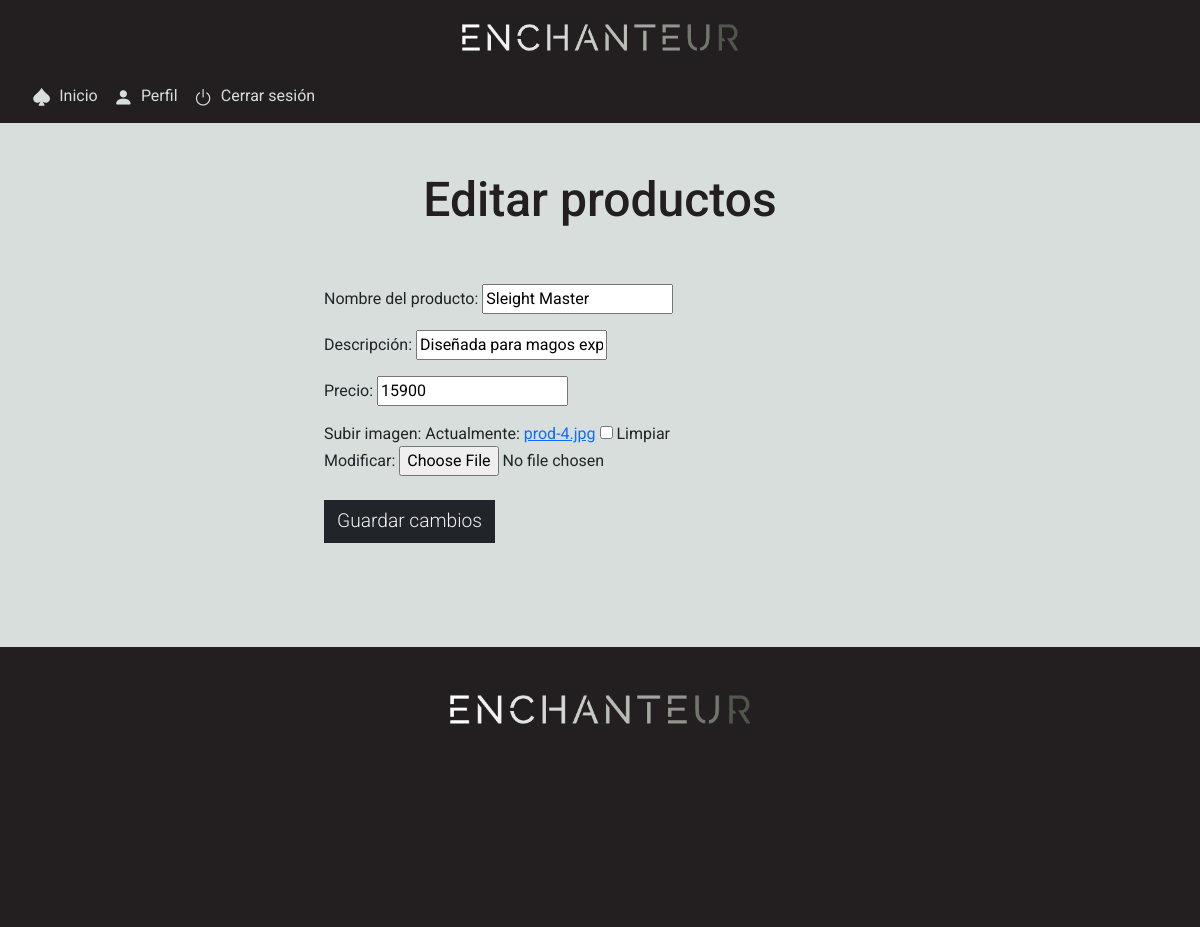
Page /editProduct/3 on the earlier database version.
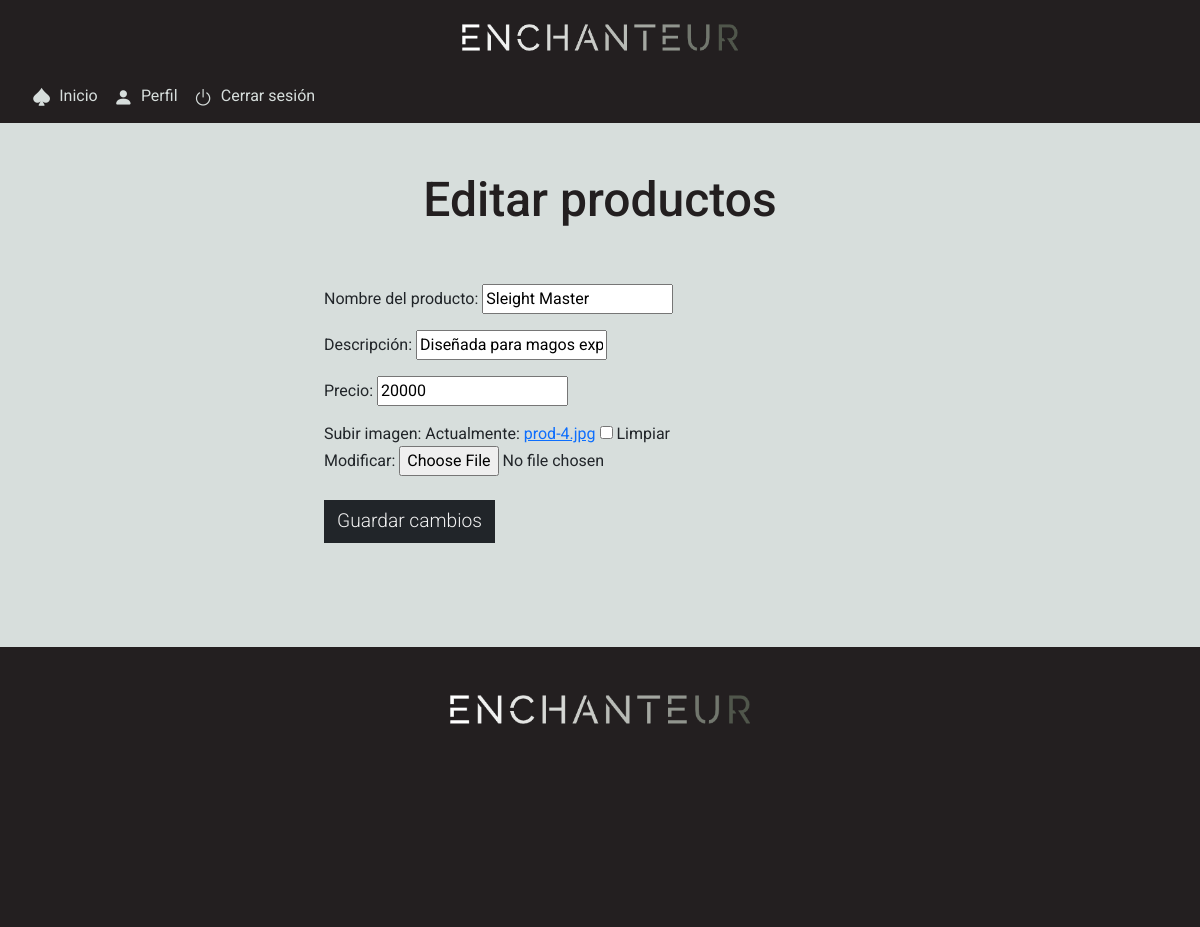
Same page on the later database version.
### store/models.py (models this page shows, shortened)
class Product(models.Model):
    name = models.CharField(max_length = 200, null=True)
    description = models.CharField(max_length = 200, null=True)
    price = models.IntegerField()
    image = models.ImageField(null=True, blank=True)

### store/views.py (the view, shortened to what this page needs)
# urls.py: path('editProduct/<int:pk>', views.editProduct, name="editProduct"),
def editProduct(request, pk):
    context = {}
    obj = get_object_or_404(Product, pk=pk)
    form = ProductForm(request.POST or None, request.FILES or None, instance=obj)
    context['form'] = form
    return render(request, 'store/editProduct.html', context)

### store/forms.py
class ProductForm(forms.ModelForm):
    descripcion = forms.CharField(widget=forms.Textarea)
    class Meta:
        model = Product
        fields = ['name', 'description', 'price', 'image']

### store/templates/store/editProduct.html (shortened to what this page needs)
{% extends 'store/manageView.html' %}
{% load static %}
{% block encabezado %}
<h1 class="text-center title-dark">
    Editar productos
</h1>
{% endblock encabezado %}
{% block content %}
<div class="bg-products py-5">
    <div class="container content-container col-6">
        <div class="container">
            <form method="post" enctype="multipart/form-data" onsubmit="return validateForm()">
                <div class="form-group mb-3">
                    <label for="nombre">Nombre del producto:</label>
                    {{ form.name }}
                </div>
                <div class="form-group mb-3">
                    <label for="descripcion">Descripción:</label>
                    {{ form.description }}
                </div>
                <div class="form-group mb-3">
                    <label for="precio">Precio:</label>
                    {{ form.price }}
                </div>
                <div class="form-group mb-3">
                    <label for="imagen">Subir imagen:</label>
                    {{ form.image }}
                </div>
                <button type="submit" class="btn btn-dark my-2 lead-light">Guardar cambios</button>
            </form>
        </div>
    </div>
</div>
{% endblock content %}

Differences in the rows shown:
changed Product "Sleight Master": price "15900" → "20000"
